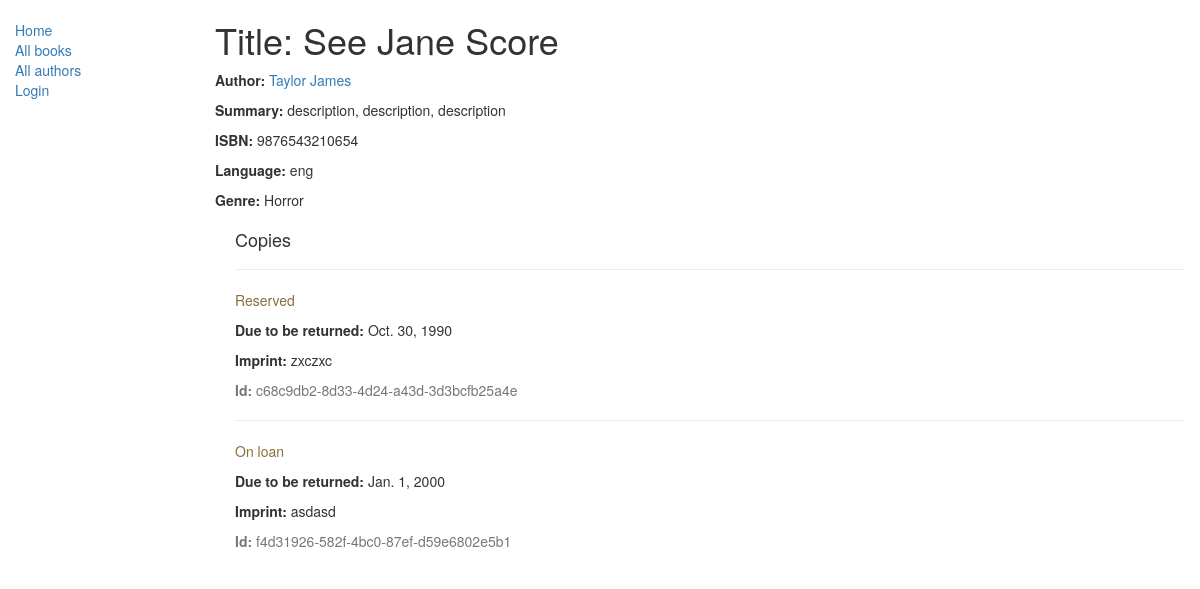
/catalog/book/2/, run on an earlier commit of the app's database.
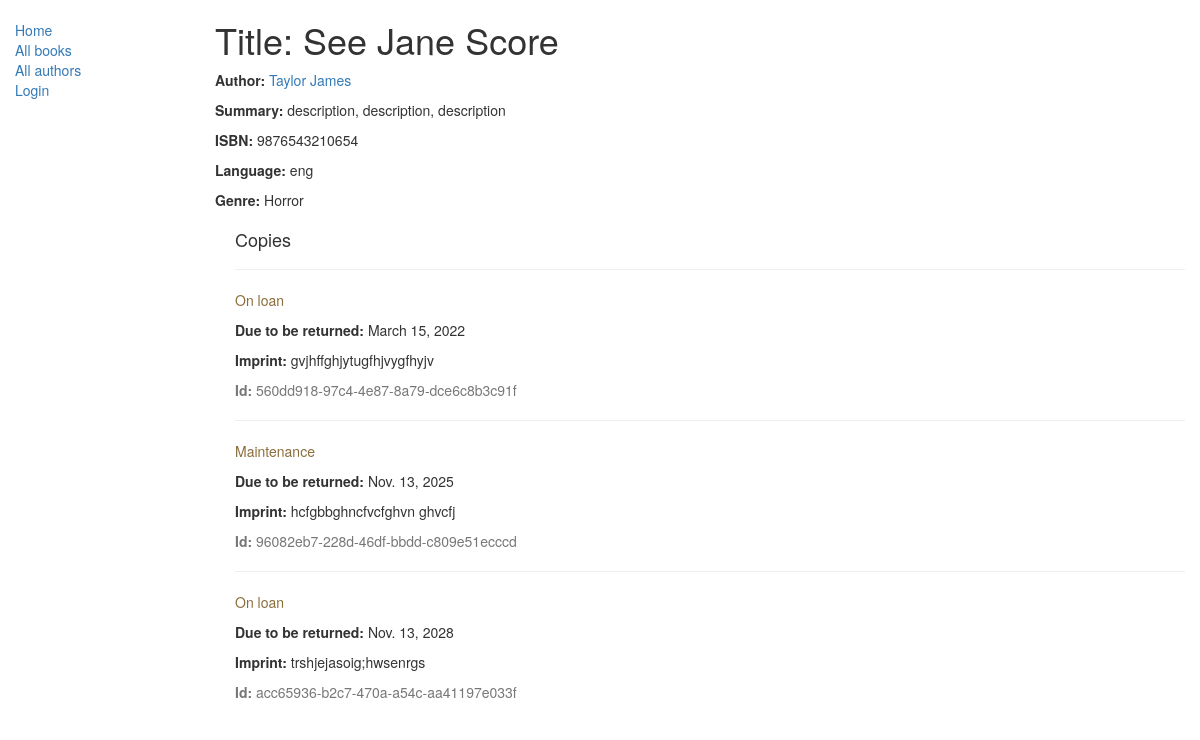
And on a later commit of the database.
### catalog/models.py (models this page shows, shortened)
class Genre(models.Model):
    name = models.CharField(
        max_length=200,
        help_text="Введите жанр"
    )
    def __str__(self):
        return self.name

class BookInstance(models.Model):
    id = models.UUIDField(
        primary_key=True,
        default=uuid.uuid4,
        help_text="Unique ID for this particular book across whole library"
    )
    book = models.ForeignKey("Book", on_delete=models.SET_NULL, null=True)
    imprint = models.CharField(max_length=200)
    due_back = models.DateField(null=True, blank=True)
    borrower = models.ForeignKey(User, on_delete=models.SET_NULL, null=True, blank=True)
    LOAN_STATUS = (
        ("m", "Maintenance"),
        ("o", "On loan"),
        ("a", "Available"),
        ("r", "Reserved"),
    )
    status = models.CharField(
        max_length=1,
        choices=LOAN_STATUS,
        blank=True,
        default="m",
        help_text="Book availability"
    )
    class Meta:
        ordering = ["due_back"]
        permissions = (("can_mark_returned", "Set book as returned"),)
    def display_title(self):
        return self.book.title
    display_title.short_description = 'Title'

### catalog/views.py (the view)
# urls.py: path('book/<int:pk>/', views.BookDetailView.as_view(), name='book-detail'),
class BookDetailView(generic.DetailView):
    model = Book

### catalog/models.py (called while the page is built)
    def __str__(self):
        return self.name

    def __str__(self):
        return f"{self.last_name} {self.first_name}"

### catalog/templates/catalog/book_detail.html (shortened to what this page needs)
{% extends "base_generic.html" %}
{% block content %}
  <h1>Title: {{ book.title }}</h1>
  <p><strong>Author:</strong> <a href="">{{ book.author }}</a></p>
  <p><strong>Summary:</strong> {{ book.summary }}</p>
  <p><strong>ISBN:</strong> {{ book.isbn }}</p>
  <p><strong>Language:</strong> {{ book.language }}</p>
  <p><strong>Genre:</strong> {% for genre in book.genre.all %} {{ genre }}{% if not forloop.last %}, {% endif %}{% endfor %}</p>
  <div style="margin-left:20px;margin-top:20px">
    <h4>Copies</h4>
    {% for copy in book.bookinstance_set.all %}
    <hr>
    <p class="{% if copy.status == 'a' %}text-success{% elif copy.status == 'd' %}text-danger{% else %}text-warning{% endif %}">{{ copy.get_status_display }}</p>
    {% if copy.status != 'a' %}<p><strong>Due to be returned:</strong> {{copy.due_back}}</p>{% endif %}
    <p><strong>Imprint:</strong> {{copy.imprint}}</p>
    <p class="text-muted"><strong>Id:</strong> {{copy.id}}</p>
    {% endfor %}
  </div>
{% endblock %}

What changed in the data, as far as the page shows it:
removed BookInstance: status "Reserved", due_back "Oct. 30, 1990", imprint "zxczxc", id "c68c9db2-8d33-4d24-a43d-3d3bcfb25a4e"
removed BookInstance: status "On loan", due_back "Jan. 1, 2000", imprint "asdasd", id "f4d31926-582f-4bc0-87ef-d59e6802e5b1"
added BookInstance: status "On loan", due_back "March 15, 2022", imprint "gvjhffghjytugfhjvygfhyjv", id "560dd918-97c4-4e87-8a79-dce6c8b3c91f"
added BookInstance: status "Maintenance", due_back "Nov. 13, 2025", imprint "hcfgbbghncfvcfghvn ghvcfj", id "96082eb7-228d-46df-bbdd-c809e51ecccd"
added BookInstance: status "On loan", due_back "Nov. 13, 2028", imprint "trshjejasoig;hwsenrgs", id "acc65936-b2c7-470a-a54c-aa41197e033f"
